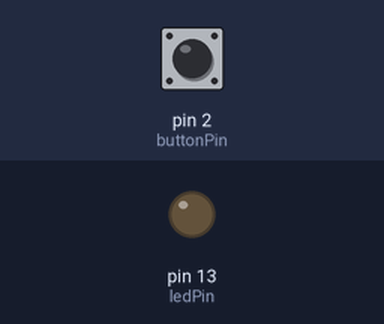
Simulated run of this sketch. Board: Arduino Uno, built with avr-gcc and run on an emulated ATmega328P. Shown: output pins drawn as LEDs (lit = HIGH). The inputs (shaded band) are chosen by the test bench; at power-on: pin 2 (buttonPin) LOW. What the sketch prints to the serial monitor is not drawn.

Above: at 1.2 s.
1.3 s: pin 2 (buttonPin) pulled HIGH for 0.15 s
At 2.3 s:
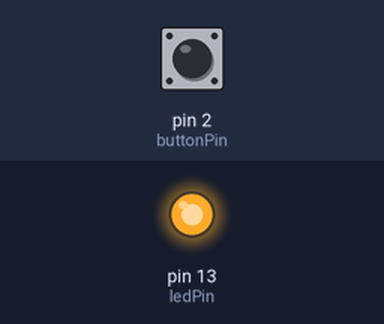
2.9 s: pin 2 (buttonPin) pulled HIGH for 1 s
At 3.4 s:
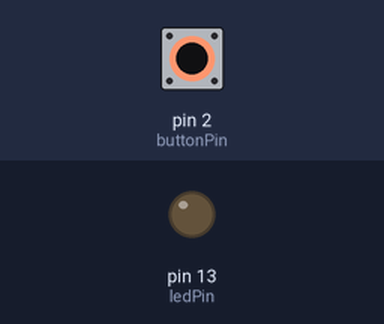
6.9 s: pin 2 (buttonPin) pulsed HIGH 5 times (0.12 s each, 0.3 s apart)
At 9.1 s:
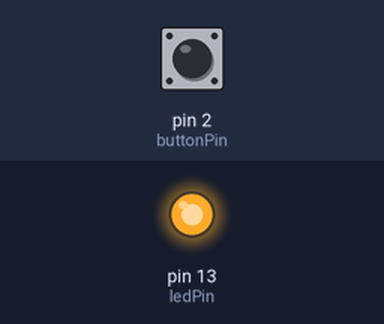
9.9 s: pin 2 (buttonPin) driven HIGH
At 10.9 s:
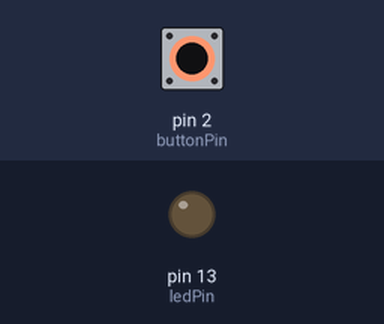
Timing chart, 0 to 12.4 s (numbered marks = the images above; inputs shaded):
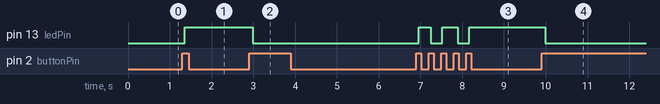

Measured:
- after the input at 1.3 s, pin 13 (ledPin): LOW → HIGH after 0.06 s
- after the input at 2.9 s, pin 13 (ledPin): HIGH → LOW after 0.09 s
- after the input at 6.9 s, pin 13 (ledPin): goes HIGH 0.28 s, LOW 0.28 s, HIGH 0.37 s, LOW 0.28 s, then HIGH, starting after 0.06 s
- after the input at 9.9 s, pin 13 (ledPin): HIGH → LOW after 0.08 s

The sketch:

digital_input_sticky.ino
```cpp
// A Digital Input to be transferred to Max
// - - - - - - - sticky button > Max

// set a variable to hold the button's pin number
const int buttonPin = 2;
// set a variable to hold the LED's pin number
const int ledPin = 13;

// Variables will change:
int val = 0;          // val will be used to store the state of the input pin
int old_val = 0;      // this variable stores the previous value of "val"
int buttonState = 0;  // variable that will store the pushbutton status

void setup()
{
  pinMode(buttonPin, INPUT);
  pinMode(ledPin, OUTPUT);
  Serial.begin(9600);
}

void loop() {
  // read the pushbutton input pin:
  val = digitalRead(buttonPin);

  // check if there was a transition
  if ((val == HIGH) && (old_val == LOW)) {
    buttonState = 1 - buttonState;
    delay(10);    // small delay for debouncing
  }

  old_val = val;  // val is now old, let's store it

  // check if the pushbutton is pressed. If it is, the buttonState is HIGH:
  if (buttonState == 1) {
    // turn LED on:
    digitalWrite(ledPin, HIGH);
    // writes binary data to the serial port, so 1 in this case
    Serial.write(1);
  } else {
    // turn LED off:
    digitalWrite(ledPin, LOW);
    // writes binary data to the serial port, 0 here
    Serial.write(0);
  }
  // pauses the program 90 milliseconds
  // give serial communication the time
  delay(90);
}
```
